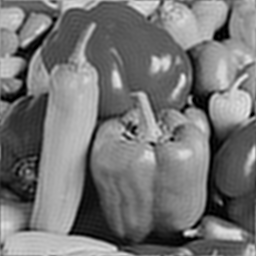
#> input picture FourierTransform/peppers_BL.tif, 256 x 256 px
$ python CTFT.py
#> lines starting #> are read from the running program, lines starting #| are printed output that depends on the picture
import numpy as np
import numpy.fft as fp
import matplotlib.pyplot as plt
import cv2
from math import sqrt,exp

def distance(point1,point2):
    return sqrt((point1[0]-point2[0])**2 + (point1[1]-point2[1])**2)

#Low pass filter
def idealFilterLP(D0,imgShape):
    base = np.zeros(imgShape[:2])
    rows, cols = imgShape[:2]
    center = (rows/2,cols/2)
    for x in range(cols):
        for y in range(rows):
            if distance((y,x),center) < D0:
                base[y,x] = 1
    return base

#Read the image in grey scale
img = cv2.imread('peppers_BL.tif',0)
#> img is the input picture: shape (256, 256); min 0, max 240, mean 116.9
print(img.shape)
#| (256, 256)

#Prepare a mask for zero padding/sampling
mask = np.zeros_like(img)
mask[::2, 0::2] = True
mask[::1, 1::2] = False
print(mask.shape)

#Np arrya with zeros of origional image size
im1 = np.zeros((img.shape[0], img.shape[1]))

#Fill the sampled image array
for i in range(mask.shape[0]):
    for j in range(mask.shape[1]):
        if mask[i,j] == 1:
            im1[i,j] = img[i,j]
        else:
            im1[i, j] = 0
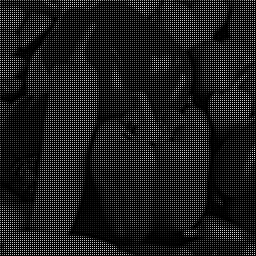
#> im1: shape (256, 256) float64; min 0, max 233, mean 29.2
#image = cv2.dft(np.float32(im1), flags= cv2.DFT_COMPLEX_OUTPUT)

#Magnitude spectrum original image
f = np.fft.fft2(img)
fshift = np.fft.fftshift(f)
magnitude_spectrum = 20*np.log(np.abs(fshift))
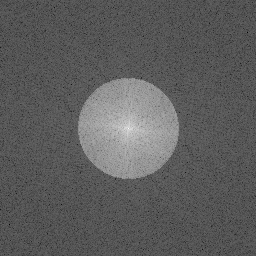
#> magnitude_spectrum: shape (256, 256) float64; min -31.02, max 317, mean 96.7; drawn with min black and max white

#Magnitude spectrum sampled image
Yfft = np.fft.fft2(im1)
Y = np.fft.fftshift(Yfft)
magnitude_spectrum2 = 20*np.log(np.abs(Y))
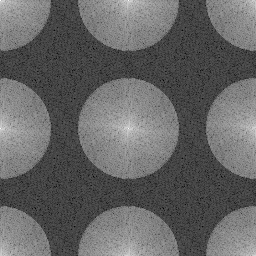
#> magnitude_spectrum2: shape (256, 256) float64; min -3.45, max 289.3, mean 113.5; drawn with min black and max white

LowPassCenter = Y * idealFilterLP(50,im1.shape)
magnitude_spectrum3 = np.log(1+np.abs(LowPassCenter))
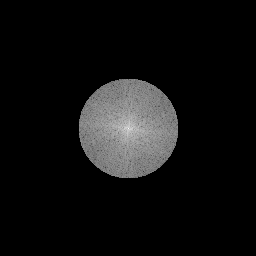
#> magnitude_spectrum3: shape (256, 256) float64; min 0, max 14.47, mean 0.931; drawn with min black and max white

LowPass = np.fft.ifftshift(LowPassCenter)
inverse_LowPass = np.fft.ifft2(LowPass)
Img_recon = np.abs(inverse_LowPass)

#Pltting figure size
plt.figure(figsize=(15,10))
plt.gray() # show the filtered result in grayscale

plt.subplot(2,3,1)
plt.imshow(img)
plt.title('Original Image', size=20)

plt.subplot(2,3,2)
plt.imshow(magnitude_spectrum)
plt.title('Magnitude Spectrum', size=20)

plt.subplot(2,3,3)
plt.imshow(im1)
plt.title('Padded Image', size=20)

plt.subplot(2,3,4)
plt.imshow(magnitude_spectrum2)
plt.title('Magnitude Spectrum2', size=20)

plt.subplot(2,3,5)
plt.imshow(Img_recon)
plt.title('Recon Image', size=20)

plt.subplot(2,3,6)
plt.imshow(magnitude_spectrum3)
plt.title('Magnitude Spectrum3', size=20)
plt.show()
